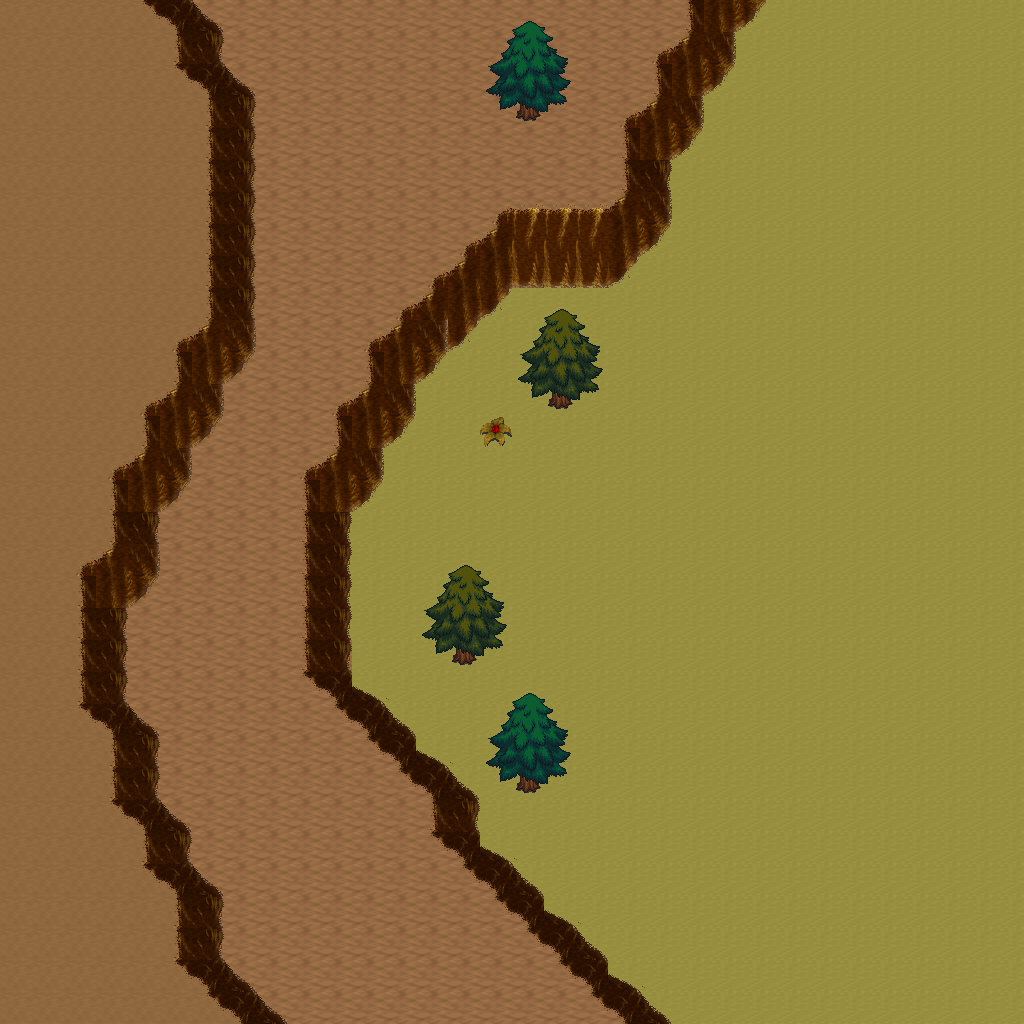

Tiled map render using the project's own tile images. Description and the map definition, with tile-layer contents summarised, below:
An orthogonal 32x32 tile map with 32x32 px tiles, 5 tile layers (Ground, Objects, Objects2, Above, ...), 1 hidden layer not drawn, 12 tilesets.

<map version="1.10" tiledversion="1.11.0" orientation="orthogonal" renderorder="right-down" width="32" height="32" tilewidth="32" tileheight="32" infinite="0" nextlayerid="11" nextobjectid="1">
 <tileset firstgid="1" name="logic_collision" tilewidth="32" tileheight="32" tilecount="1" columns="1">
  <image source="../drawable/logic_collision.png" width="32" height="32" />
 </tileset>
 <tileset firstgid="2" name="ground_ground" tilewidth="32" tileheight="32" tilecount="33" columns="3">
  <image source="../drawable/ground_ground.png" width="96" height="352" />
 </tileset>
 <tileset firstgid="35" name="ground_ridge_earth_pale" tilewidth="32" tileheight="32" tilecount="96" columns="12">
  <image source="../drawable/ground_ridge_earth_pale.png" width="384" height="256" />
 </tileset>
 <tileset firstgid="131" name="ground_ridge_earth_dark" tilewidth="32" tileheight="32" tilecount="96" columns="12">
  <image source="../drawable/ground_ridge_earth_dark.png" width="384" height="256" />
 </tileset>
 <tileset firstgid="227" name="terrain_desert" tilewidth="32" tileheight="32" tilecount="88" columns="8">
  <image source="../drawable/terrain_desert.png" width="256" height="352" />
 </tileset>
 <tileset firstgid="315" name="ground_sand_2" tilewidth="32" tileheight="32" tilecount="15" columns="5">
  <image source="../drawable/ground_sand_2.png" width="160" height="96" />
 </tileset>
 <tileset firstgid="330" name="plant_tree_evergreen" tilewidth="32" tileheight="32" tilecount="36" columns="3">
  <image source="../drawable/plant_tree_evergreen.png" width="96" height="384" />
 </tileset>
 <tileset firstgid="366" name="plant_cactus_2" tilewidth="32" tileheight="32" tilecount="10" columns="5">
  <image source="../drawable/plant_cactus_2.png" width="160" height="64" />
 </tileset>
 <tileset firstgid="376" name="plant_cactus" tilewidth="32" tileheight="32" tilecount="2" columns="1">
  <image source="../drawable/plant_cactus.png" width="32" height="64" />
 </tileset>
 <tileset firstgid="378" name="plant_bush_various_small" tilewidth="32" tileheight="32" tilecount="9" columns="3">
  <image source="../drawable/plant_bush_various_small.png" width="96" height="96" />
 </tileset>
 <tileset firstgid="387" name="plant_tree_tree_green" tilewidth="32" tileheight="32" tilecount="88" columns="8">
  <image source="../drawable/plant_tree_tree_green.png" width="256" height="352" />
 </tileset>
 <tileset firstgid="475" name="building_fence_fence_chunky" tilewidth="32" tileheight="32" tilecount="21" columns="3">
  <image source="../drawable/building_fence_fence_chunky.png" width="96" height="224" />
 </tileset>
 <layer id="1" name="Ground" width="32" height="32">
  <data>[1024 cells, 1024 non-empty, 3 distinct tile ids]</data>
 </layer>
 <layer id="2" name="Objects" width="32" height="32">
  <data>[1024 cells, 191 non-empty, 19 distinct tile ids]</data>
 </layer>
 <layer id="3" name="Objects2" width="32" height="32">
  <data>[1024 cells, 0 non-empty, 0 distinct tile ids]</data>
 </layer>
 <layer id="4" name="Above" width="32" height="32">
  <data>[1024 cells, 40 non-empty, 20 distinct tile ids]</data>
 </layer>
 <layer id="5" name="Above2" width="32" height="32">
  <data>[1024 cells, 0 non-empty, 0 distinct tile ids]</data>
 </layer>
 <layer id="6" name="Walkable" width="32" height="32" visible="0">
  <data>[1024 cells, 89 non-empty, 1 distinct tile ids]</data>
 </layer>
 <objectgroup id="7" name="Mapevents" />
 <objectgroup id="8" name="Spawn" />
 <objectgroup id="9" name="Keys" />
 <objectgroup id="10" name="Replace" />
</map>
